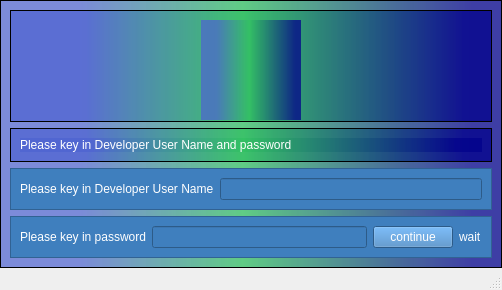
<?xml version="1.0" encoding="UTF-8"?>
<ui version="4.0">
 <class>Developer</class>
 <widget class="QMainWindow" name="Developer">
  <property name="windowModality">
   <enum>Qt::NonModal</enum>
  </property>
  <property name="geometry">
   <rect>
    <x>0</x>
    <y>0</y>
    <width>502</width>
    <height>290</height>
   </rect>
  </property>
  <property name="minimumSize">
   <size>
    <width>330</width>
    <height>200</height>
   </size>
  </property>
  <property name="contextMenuPolicy">
   <enum>Qt::ActionsContextMenu</enum>
  </property>
  <property name="windowTitle">
   <string>Developer</string>
  </property>
  <widget class="QWidget" name="centralwidget">
   <layout class="QHBoxLayout" name="horizontalLayout">
    <property name="spacing">
     <number>0</number>
    </property>
    <property name="leftMargin">
     <number>0</number>
    </property>
    <property name="topMargin">
     <number>0</number>
    </property>
    <property name="rightMargin">
     <number>0</number>
    </property>
    <property name="bottomMargin">
     <number>0</number>
    </property>
    <item>
     <widget class="QFrame" name="Background">
      <property name="styleSheet">
       <string notr="true">background-color: qlineargradient(spread:repeat, x1:0, y1:0, x2:1, y2:0, stop:0.159091 rgba(77, 99, 208, 181), stop:0.482955 rgba(49, 192, 98, 192), stop:0.9375 rgba(2, 2, 139, 190));</string>
      </property>
      <property name="frameShape">
       <enum>QFrame::StyledPanel</enum>
      </property>
      <property name="frameShadow">
       <enum>QFrame::Raised</enum>
      </property>
      <layout class="QHBoxLayout" name="horizontalLayout_4">
       <item>
        <layout class="QVBoxLayout" name="verticalLayout">
         <item>
          <widget class="QFrame" name="Logo">
           <property name="frameShape">
            <enum>QFrame::StyledPanel</enum>
           </property>
           <property name="frameShadow">
            <enum>QFrame::Raised</enum>
           </property>
           <layout class="QHBoxLayout" name="horizontalLayout_5">
            <item alignment="Qt::AlignHCenter|Qt::AlignVCenter">
             <widget class="QLabel" name="label">
              <property name="sizePolicy">
               <sizepolicy hsizetype="Preferred" vsizetype="Preferred">
                <horstretch>0</horstretch>
                <verstretch>0</verstretch>
               </sizepolicy>
              </property>
              <property name="minimumSize">
               <size>
                <width>100</width>
                <height>100</height>
               </size>
              </property>
              <property name="maximumSize">
               <size>
                <width>100</width>
                <height>100</height>
               </size>
              </property>
              <property name="text">
               <string/>
              </property>
              <property name="pixmap">
               <pixmap>../../../../National_Chung_Cheng_University.svg.png</pixmap>
              </property>
              <property name="scaledContents">
               <bool>true</bool>
              </property>
             </widget>
            </item>
           </layout>
          </widget>
         </item>
         <item>
          <widget class="QFrame" name="frame_2">
           <property name="styleSheet">
            <string notr="true">color: rgb(255, 255, 255);</string>
           </property>
           <property name="frameShape">
            <enum>QFrame::StyledPanel</enum>
           </property>
           <property name="frameShadow">
            <enum>QFrame::Raised</enum>
           </property>
           <layout class="QHBoxLayout" name="horizontalLayout_8">
            <item>
             <widget class="QLabel" name="lbl_title">
              <property name="maximumSize">
               <size>
                <width>16777215</width>
                <height>15</height>
               </size>
              </property>
              <property name="text">
               <string>Please key in Developer User Name and password</string>
              </property>
             </widget>
            </item>
           </layout>
          </widget>
         </item>
         <item>
          <widget class="QFrame" name="email">
           <property name="styleSheet">
            <string notr="true">color: rgb(255, 255, 255);
background-color: rgb(63, 127, 190);</string>
           </property>
           <property name="frameShape">
            <enum>QFrame::StyledPanel</enum>
           </property>
           <property name="frameShadow">
            <enum>QFrame::Raised</enum>
           </property>
           <layout class="QHBoxLayout" name="horizontalLayout_6">
            <item>
             <layout class="QHBoxLayout" name="horizontalLayout_2">
              <property name="spacing">
               <number>6</number>
              </property>
              <item>
               <widget class="QLabel" name="lbl_enail">
                <property name="text">
                 <string>Please key in Developer User Name</string>
                </property>
               </widget>
              </item>
              <item>
               <widget class="QLineEdit" name="txt_developer"/>
              </item>
             </layout>
            </item>
           </layout>
          </widget>
         </item>
         <item>
          <widget class="QFrame" name="frame">
           <property name="styleSheet">
            <string notr="true">color: rgb(255, 255, 255);
background-color: rgb(63, 127, 190);</string>
           </property>
           <property name="frameShape">
            <enum>QFrame::StyledPanel</enum>
           </property>
           <property name="frameShadow">
            <enum>QFrame::Raised</enum>
           </property>
           <layout class="QHBoxLayout" name="horizontalLayout_7">
            <item>
             <layout class="QHBoxLayout" name="horizontalLayout_9">
              <item>
               <widget class="QLabel" name="txt_status">
                <property name="text">
                 <string>Please key in password</string>
                </property>
               </widget>
              </item>
              <item>
               <widget class="QLineEdit" name="txt_dev_password"/>
              </item>
              <item>
               <widget class="QPushButton" name="btm_continue">
                <property name="text">
                 <string>continue</string>
                </property>
               </widget>
              </item>
              <item>
               <widget class="QLabel" name="txt_result">
                <property name="text">
                 <string>wait</string>
                </property>
               </widget>
              </item>
             </layout>
            </item>
           </layout>
          </widget>
         </item>
        </layout>
       </item>
      </layout>
     </widget>
    </item>
   </layout>
  </widget>
  <widget class="QStatusBar" name="statusbar"/>
 </widget>
 <resources/>
 <connections/>
</ui>
